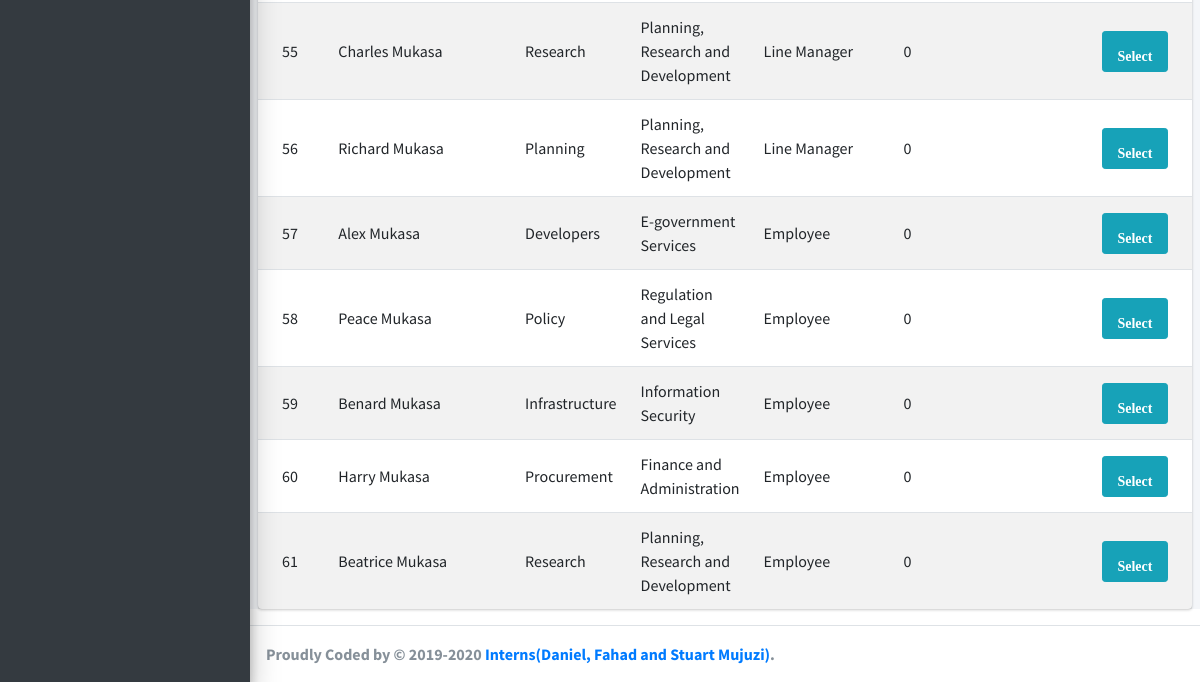
Before: /adminDashboard/monetary_value_all_staff/ (lower part) with the older database file.
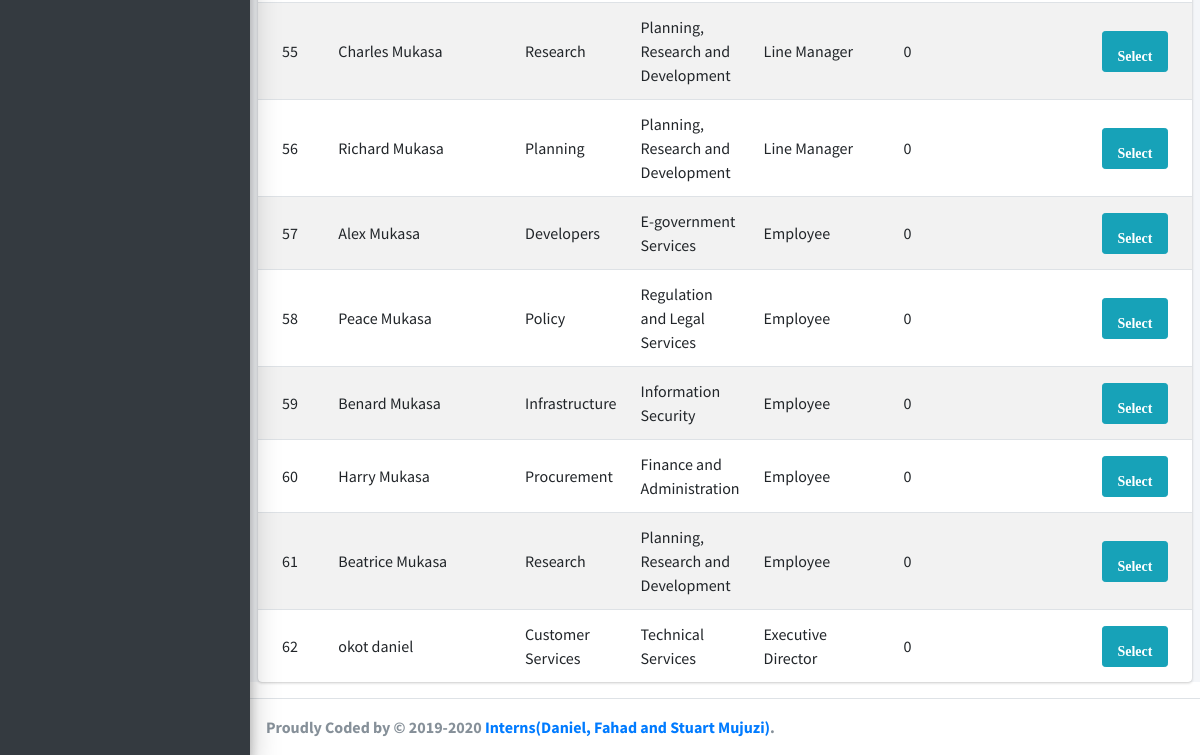
After: the same page with the newer database file.
### UsersAuth/models.py (models this page shows, shortened)
class Account(AbstractBaseUser, PermissionsMixin):
    email = models.EmailField(verbose_name="email", max_length=60, unique=True)
    first_name = models.CharField(max_length=200, null=False, blank=False)
    last_name = models.CharField(max_length=200, null=False, blank=False)
    department = models.CharField(max_length=1000, null=True, blank=True)
    directorate = models.CharField(max_length=1000, null=True, blank=True)
    role = models.CharField(max_length=200, null=False, blank=False, default='Employee') #There should be only one account with the role Executive Director
    slug = models.SlugField(blank= True, unique=True, default=uuid.uuid4)
    salary = models.IntegerField(null=False, default=0)
    OutstandingLeaveDays = models.IntegerField(null=False, default=0)
    date_joined = models.DateTimeField(verbose_name='date joined', auto_now_add=True)
    last_login = models.DateTimeField(verbose_name='last login', auto_now=True)
    is_line_manager = models.BooleanField(default=False)
    is_director = models.BooleanField(default=False)
    is_executive_director = models.BooleanField(default=False)
    is_admin = models.BooleanField(default=False)
    is_active = models.BooleanField(default=True)
    is_staff = models.BooleanField(default=False)
    is_superuser = models.BooleanField(default=False)
    start_of_month_tracker = models.DateTimeField(auto_now_add=True)
    USERNAME_FIELD = 'email'
    REQUIRED_FIELDS = ['first_name', 'last_name', 'department', 'directorate']
    objects = MyAccountManager()

### adminDashboard/views.py (the view)
# urls.py: path('monetary_value_all_staff/', views.MonetaryValueAllStaff.as_view(), name="monetary_value_all_staff"),
class MonetaryValueAllStaff(ListView):
    template_name = "adminDashboard/leavemanagement/monetary_value_all_staff.html"
    def get(self, request, *args, **kwargs):
        context = {}
        all_staff = Account.objects.all()
        context['all_staff'] = all_staff
        return render(request, self.template_name, context)

### adminDashboard/templates/adminDashboard/leavemanagement/monetary_value_all_staff.html (shortened to what this page needs)
{% extends 'adminDashboard/base.html' %}
{% load static %}
{% block content %}
<div class="content-wrapper">
    <section class="content">
        <div class="card">
            <div class="card-body p-0">
                <table class="table table-striped projects" id="myTable">
                    <tbody>
                    {% for account in all_staff %}
                    <tr>
                        <td>
                            {{account.pk}}
                        </td>
                        <td>
                            <a>
                                {{account.first_name}} {{account.last_name}}
                            </a>
                        </td>
                        <td>
                            <ul class="list-inline">
                                <li class="list-inline-item">
                                    {{account.department}}
                                </li>
                            </ul>
                        </td>
                        <td>
                            <ul class="list-inline">
                                <li class="list-inline-item">
                                    {{account.directorate}}
                                </li>
                            </ul>
                        </td>
                        <td class="project_progress">
                            {{account.role}}
                        </td>
                        <td class="project_progress">
                            {{account.OutstandingLeaveDays}}
                        </td>
                        <td>
                          <a href="{% url 'adminDashboard:monetary_value_selected_employee' pk=account.pk %}"
                             class="btn btn-info btn-sm">
                                <i class="fas fa-pencil-alt">
                                    Select
                                </i>
                          </a>
                        </td>
                        {% endfor %}
                    </tr>
                    </tbody>
                </table>
            </div>
        </div>
    </section>
</div>
{% endblock content %}

Changed rows visible on the page:
added Account: pk "62", first_name "okot", last_name "daniel", department "Customer Services", directorate "Technical Services", role "Executive Director", OutstandingLeaveDays "0"
